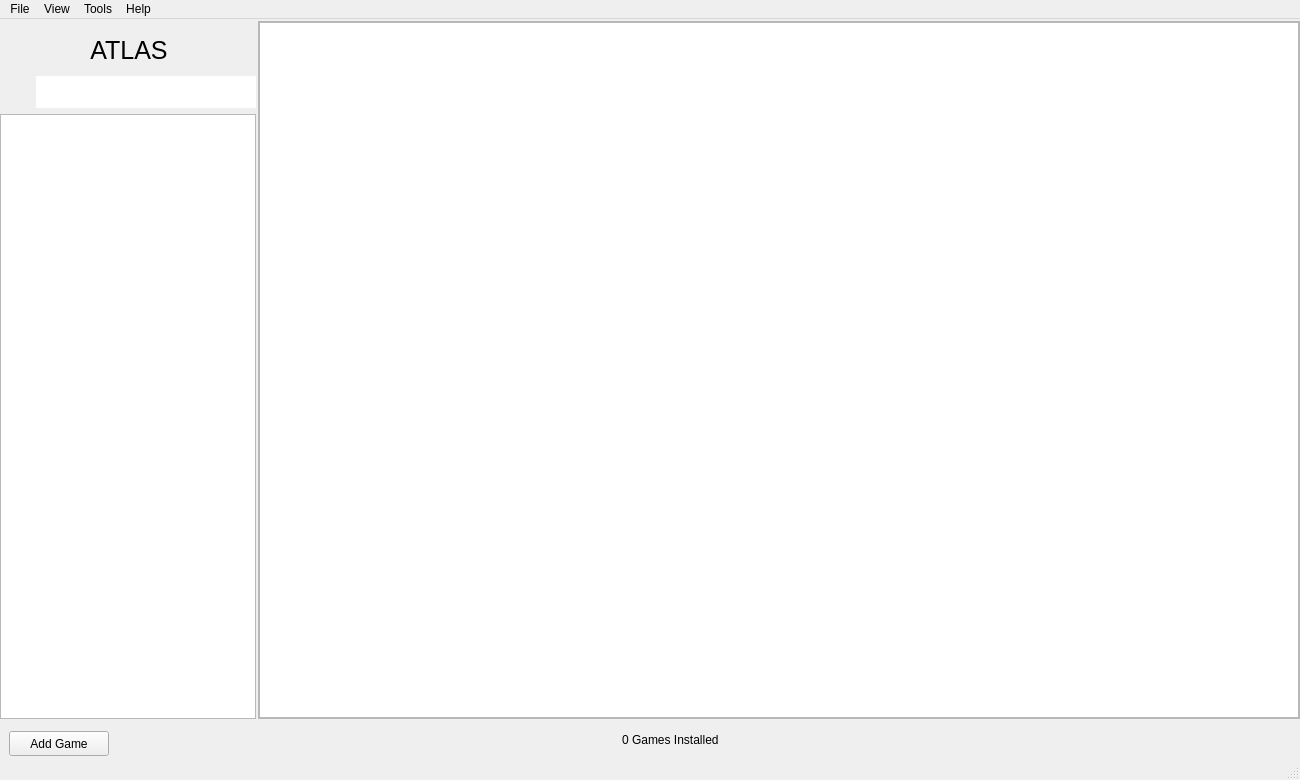
<?xml version="1.0" encoding="UTF-8"?>
<ui version="4.0">
 <class>MainWindow</class>
 <widget class="QMainWindow" name="MainWindow">
  <property name="windowModality">
   <enum>Qt::NonModal</enum>
  </property>
  <property name="geometry">
   <rect>
    <x>0</x>
    <y>0</y>
    <width>1300</width>
    <height>780</height>
   </rect>
  </property>
  <property name="windowTitle">
   <string>Hydrus95</string>
  </property>
  <property name="styleSheet">
   <string notr="true"/>
  </property>
  <widget class="QWidget" name="centralwidget">
   <property name="sizePolicy">
    <sizepolicy hsizetype="Expanding" vsizetype="Expanding">
     <horstretch>0</horstretch>
     <verstretch>0</verstretch>
    </sizepolicy>
   </property>
   <property name="styleSheet">
    <string notr="true"/>
   </property>
   <layout class="QGridLayout" name="gridLayout">
    <property name="leftMargin">
     <number>0</number>
    </property>
    <property name="topMargin">
     <number>2</number>
    </property>
    <property name="rightMargin">
     <number>0</number>
    </property>
    <property name="bottomMargin">
     <number>0</number>
    </property>
    <property name="horizontalSpacing">
     <number>2</number>
    </property>
    <property name="verticalSpacing">
     <number>3</number>
    </property>
    <item row="2" column="0" colspan="2">
     <widget class="QFrame" name="StatusFrame">
      <property name="minimumSize">
       <size>
        <width>0</width>
        <height>36</height>
       </size>
      </property>
      <property name="maximumSize">
       <size>
        <width>16777215</width>
        <height>36</height>
       </size>
      </property>
      <property name="frameShape">
       <enum>QFrame::NoFrame</enum>
      </property>
      <property name="frameShadow">
       <enum>QFrame::Plain</enum>
      </property>
      <layout class="QHBoxLayout" name="horizontalLayout">
       <item>
        <widget class="QToolButton" name="AddGame">
         <property name="sizePolicy">
          <sizepolicy hsizetype="Fixed" vsizetype="Minimum">
           <horstretch>0</horstretch>
           <verstretch>0</verstretch>
          </sizepolicy>
         </property>
         <property name="minimumSize">
          <size>
           <width>100</width>
           <height>25</height>
          </size>
         </property>
         <property name="maximumSize">
          <size>
           <width>100</width>
           <height>16777215</height>
          </size>
         </property>
         <property name="text">
          <string>Add Game</string>
         </property>
         <property name="icon">
          <iconset resource="../resources.qrc">
           <normaloff>:/images/assets/addgame.svg</normaloff>:/images/assets/addgame.svg</iconset>
         </property>
         <property name="toolButtonStyle">
          <enum>Qt::ToolButtonTextBesideIcon</enum>
         </property>
        </widget>
       </item>
       <item>
        <spacer name="horizontalSpacer">
         <property name="orientation">
          <enum>Qt::Horizontal</enum>
         </property>
         <property name="sizeHint" stdset="0">
          <size>
           <width>40</width>
           <height>20</height>
          </size>
         </property>
        </spacer>
       </item>
       <item>
        <widget class="QLabel" name="GamesInstalled">
         <property name="maximumSize">
          <size>
           <width>150</width>
           <height>16777215</height>
          </size>
         </property>
         <property name="text">
          <string>0 Games Installed</string>
         </property>
        </widget>
       </item>
       <item>
        <spacer name="horizontalSpacer_2">
         <property name="orientation">
          <enum>Qt::Horizontal</enum>
         </property>
         <property name="sizeHint" stdset="0">
          <size>
           <width>40</width>
           <height>20</height>
          </size>
         </property>
        </spacer>
       </item>
       <item>
        <widget class="QLabel" name="label">
         <property name="sizePolicy">
          <sizepolicy hsizetype="Minimum" vsizetype="Preferred">
           <horstretch>0</horstretch>
           <verstretch>0</verstretch>
          </sizepolicy>
         </property>
         <property name="minimumSize">
          <size>
           <width>60</width>
           <height>0</height>
          </size>
         </property>
         <property name="maximumSize">
          <size>
           <width>80</width>
           <height>16777215</height>
          </size>
         </property>
         <property name="text">
          <string/>
         </property>
        </widget>
       </item>
      </layout>
     </widget>
    </item>
    <item row="0" column="1" rowspan="2">
     <widget class="QFrame" name="MainFrame">
      <property name="frameShape">
       <enum>QFrame::StyledPanel</enum>
      </property>
      <property name="frameShadow">
       <enum>QFrame::Raised</enum>
      </property>
      <layout class="QGridLayout" name="gridLayout_3">
       <property name="leftMargin">
        <number>0</number>
       </property>
       <property name="topMargin">
        <number>0</number>
       </property>
       <property name="rightMargin">
        <number>0</number>
       </property>
       <property name="bottomMargin">
        <number>0</number>
       </property>
       <property name="spacing">
        <number>0</number>
       </property>
       <item row="0" column="0">
        <widget class="QStackedWidget" name="stackedWidget">
         <widget class="QWidget" name="bv">
          <layout class="QGridLayout" name="gridLayout_5">
           <property name="leftMargin">
            <number>0</number>
           </property>
           <property name="topMargin">
            <number>0</number>
           </property>
           <property name="rightMargin">
            <number>0</number>
           </property>
           <property name="bottomMargin">
            <number>0</number>
           </property>
           <item row="0" column="0">
            <widget class="RecordView" name="recordView">
             <property name="verticalScrollMode">
              <enum>QAbstractItemView::ScrollPerPixel</enum>
             </property>
             <property name="movement">
              <enum>QListView::Static</enum>
             </property>
             <property name="flow">
              <enum>QListView::LeftToRight</enum>
             </property>
             <property name="isWrapping" stdset="0">
              <bool>true</bool>
             </property>
             <property name="resizeMode">
              <enum>QListView::Adjust</enum>
             </property>
             <property name="spacing">
              <number>5</number>
             </property>
             <property name="uniformItemSizes">
              <bool>true</bool>
             </property>
             <property name="selectionRectVisible">
              <bool>true</bool>
             </property>
            </widget>
           </item>
          </layout>
         </widget>
         <widget class="QWidget" name="cv">
          <layout class="QGridLayout" name="gridLayout_2">
           <item row="0" column="0">
            <widget class="DetailedRecordView" name="detailedRecordView" native="true"/>
           </item>
          </layout>
         </widget>
        </widget>
       </item>
      </layout>
     </widget>
    </item>
    <item row="0" column="0" rowspan="2">
     <widget class="QFrame" name="NavFrame">
      <property name="sizePolicy">
       <sizepolicy hsizetype="Maximum" vsizetype="Preferred">
        <horstretch>0</horstretch>
        <verstretch>0</verstretch>
       </sizepolicy>
      </property>
      <property name="minimumSize">
       <size>
        <width>250</width>
        <height>0</height>
       </size>
      </property>
      <property name="frameShape">
       <enum>QFrame::NoFrame</enum>
      </property>
      <property name="frameShadow">
       <enum>QFrame::Plain</enum>
      </property>
      <property name="lineWidth">
       <number>0</number>
      </property>
      <layout class="QGridLayout" name="gridLayout_4">
       <property name="leftMargin">
        <number>0</number>
       </property>
       <property name="rightMargin">
        <number>0</number>
       </property>
       <property name="bottomMargin">
        <number>0</number>
       </property>
       <property name="horizontalSpacing">
        <number>0</number>
       </property>
       <item row="2" column="1" colspan="3">
        <widget class="QLineEdit" name="SearchBox">
         <property name="minimumSize">
          <size>
           <width>0</width>
           <height>32</height>
          </size>
         </property>
         <property name="font">
          <font>
           <pointsize>12</pointsize>
          </font>
         </property>
         <property name="text">
          <string/>
         </property>
         <property name="frame">
          <bool>false</bool>
         </property>
        </widget>
       </item>
       <item row="3" column="0" colspan="4">
        <widget class="QTreeWidget" name="gamesTree">
         <property name="columnCount">
          <number>1</number>
         </property>
         <attribute name="headerVisible">
          <bool>false</bool>
         </attribute>
         <column>
          <property name="text">
           <string notr="true">1</string>
          </property>
         </column>
        </widget>
       </item>
       <item row="2" column="0">
        <widget class="QLabel" name="SearchIcon">
         <property name="sizePolicy">
          <sizepolicy hsizetype="Maximum" vsizetype="Preferred">
           <horstretch>0</horstretch>
           <verstretch>0</verstretch>
          </sizepolicy>
         </property>
         <property name="minimumSize">
          <size>
           <width>36</width>
           <height>0</height>
          </size>
         </property>
         <property name="maximumSize">
          <size>
           <width>32</width>
           <height>32</height>
          </size>
         </property>
         <property name="autoFillBackground">
          <bool>false</bool>
         </property>
         <property name="lineWidth">
          <number>0</number>
         </property>
         <property name="text">
          <string/>
         </property>
         <property name="pixmap">
          <pixmap resource="../resources.qrc">:/images/assets/search.svg</pixmap>
         </property>
         <property name="scaledContents">
          <bool>true</bool>
         </property>
         <property name="margin">
          <number>6</number>
         </property>
         <property name="indent">
          <number>-1</number>
         </property>
        </widget>
       </item>
       <item row="1" column="0" colspan="4">
        <widget class="QToolButton" name="homeButton">
         <property name="sizePolicy">
          <sizepolicy hsizetype="Expanding" vsizetype="Fixed">
           <horstretch>0</horstretch>
           <verstretch>0</verstretch>
          </sizepolicy>
         </property>
         <property name="minimumSize">
          <size>
           <width>100</width>
           <height>40</height>
          </size>
         </property>
         <property name="font">
          <font>
           <family>Segoe UI</family>
           <pointsize>19</pointsize>
          </font>
         </property>
         <property name="styleSheet">
          <string notr="true">border-radius:none;
background-color: transparent;
margin-left: 2px;</string>
         </property>
         <property name="text">
          <string>ATLAS</string>
         </property>
        </widget>
       </item>
      </layout>
     </widget>
    </item>
   </layout>
  </widget>
  <widget class="QMenuBar" name="menubar">
   <property name="geometry">
    <rect>
     <x>0</x>
     <y>0</y>
     <width>1280</width>
     <height>22</height>
    </rect>
   </property>
   <property name="autoFillBackground">
    <bool>false</bool>
   </property>
   <property name="styleSheet">
    <string notr="true"/>
   </property>
   <widget class="QMenu" name="menuFile">
    <property name="styleSheet">
     <string notr="true"/>
    </property>
    <property name="title">
     <string>File</string>
    </property>
    <addaction name="actionExit"/>
   </widget>
   <widget class="QMenu" name="menuView">
    <property name="title">
     <string>View</string>
    </property>
    <addaction name="actionList_View"/>
    <addaction name="actionBanner_View"/>
    <addaction name="actionCover_View"/>
    <addaction name="separator"/>
    <addaction name="actionArrange_By"/>
   </widget>
   <widget class="QMenu" name="menuGames">
    <property name="title">
     <string>Tools</string>
    </property>
    <addaction name="actionImport"/>
    <addaction name="actionMange"/>
    <addaction name="actionDownload"/>
    <addaction name="actionOptions"/>
   </widget>
   <widget class="QMenu" name="menuHelp">
    <property name="title">
     <string>Help</string>
    </property>
   </widget>
   <addaction name="menuFile"/>
   <addaction name="menuView"/>
   <addaction name="menuGames"/>
   <addaction name="menuHelp"/>
  </widget>
  <widget class="QStatusBar" name="statusBar">
   <property name="sizeGripEnabled">
    <bool>true</bool>
   </property>
  </widget>
  <action name="actionImport">
   <property name="text">
    <string>Import</string>
   </property>
  </action>
  <action name="actionMange">
   <property name="text">
    <string>Mange</string>
   </property>
  </action>
  <action name="actionDownload">
   <property name="text">
    <string>Download</string>
   </property>
  </action>
  <action name="actionOptions">
   <property name="text">
    <string>Options</string>
   </property>
   <property name="shortcutContext">
    <enum>Qt::WidgetShortcut</enum>
   </property>
  </action>
  <action name="actionExit">
   <property name="text">
    <string>Exit</string>
   </property>
  </action>
  <action name="actionList_View">
   <property name="text">
    <string>List View</string>
   </property>
  </action>
  <action name="actionBanner_View">
   <property name="text">
    <string>Banner View</string>
   </property>
  </action>
  <action name="actionCover_View">
   <property name="text">
    <string>Cover View</string>
   </property>
  </action>
  <action name="actionArrange_By">
   <property name="text">
    <string>Arrange By</string>
   </property>
  </action>
 </widget>
 <customwidgets>
  <customwidget>
   <class>RecordView</class>
   <extends>QListView</extends>
   <header>ui/views/RecordView.hpp</header>
  </customwidget>
  <customwidget>
   <class>DetailedRecordView</class>
   <extends>QWidget</extends>
   <header>ui/views/DetailedRecordView.hpp</header>
   <container>1</container>
  </customwidget>
 </customwidgets>
 <resources>
  <include location="../resources.qrc"/>
 </resources>
 <connections/>
 <designerdata>
  <property name="gridDeltaX">
   <number>5</number>
  </property>
  <property name="gridDeltaY">
   <number>5</number>
  </property>
  <property name="gridSnapX">
   <bool>true</bool>
  </property>
  <property name="gridSnapY">
   <bool>true</bool>
  </property>
  <property name="gridVisible">
   <bool>true</bool>
  </property>
 </designerdata>
</ui>
